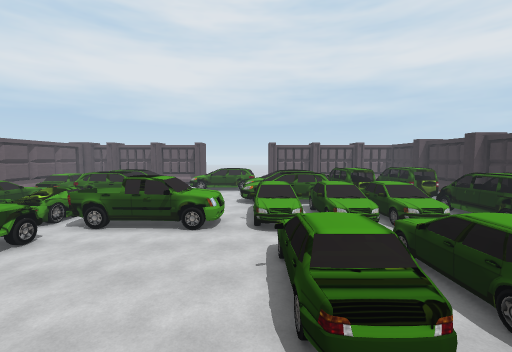
View 1 (above)

24 first-person views from a walk through a scene from a Unity 3-D project. The camera is 1.5 m above the floor, tilts 4° down and sees 90° across. The floor is counted in squares, 1 m on a side. Each view is taken from the middle of a square. On the plan, view 1 faces up. The plan holds only what a view shows up to about 13 squares ahead; the rest is blank. The place goes on beyond the plan. The player character is not drawn.

View 2
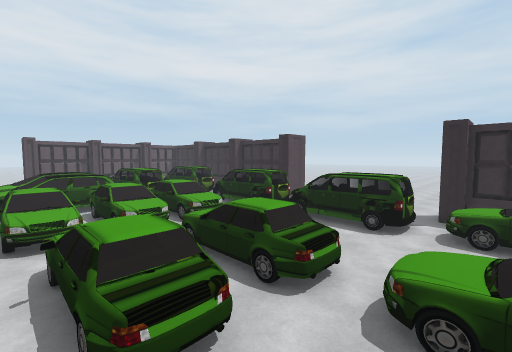

View 3
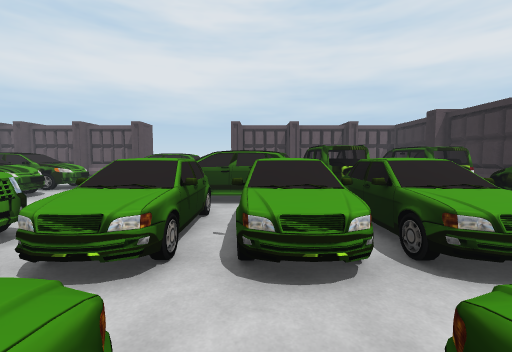

View 4
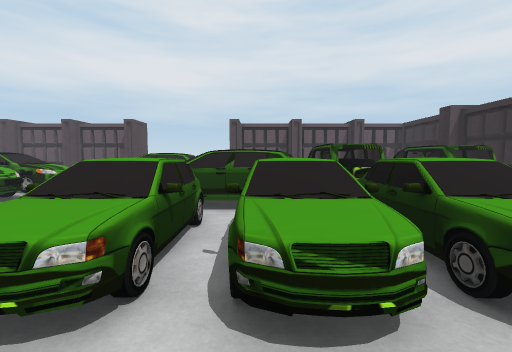

View 5
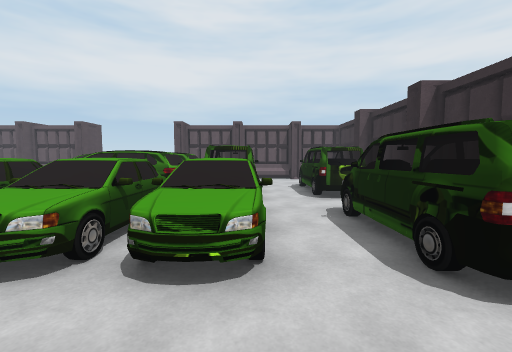

View 6
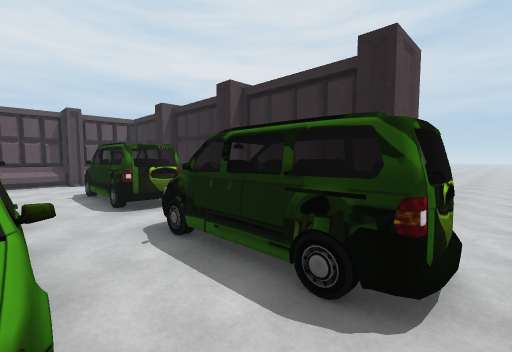

View 7
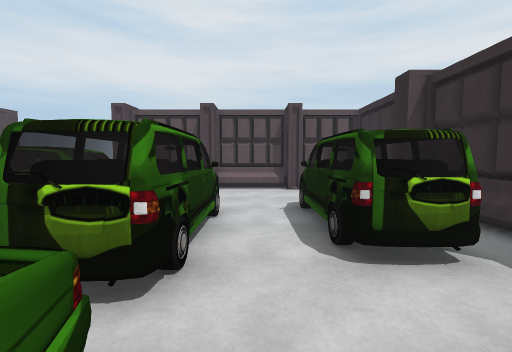

View 8
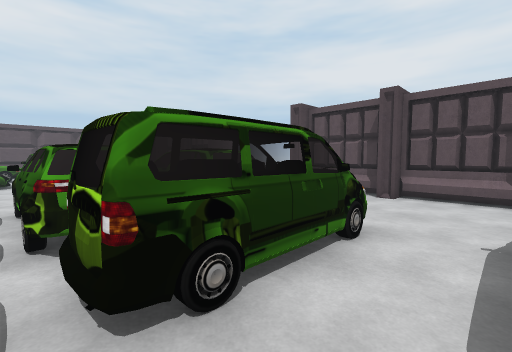

View 9
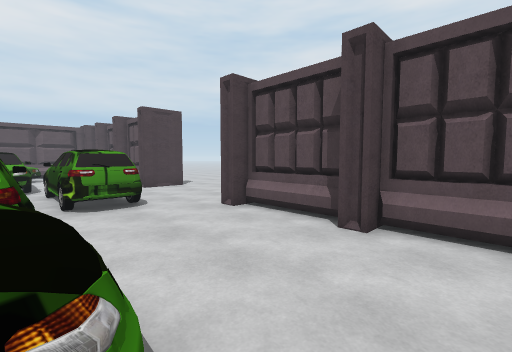

View 10
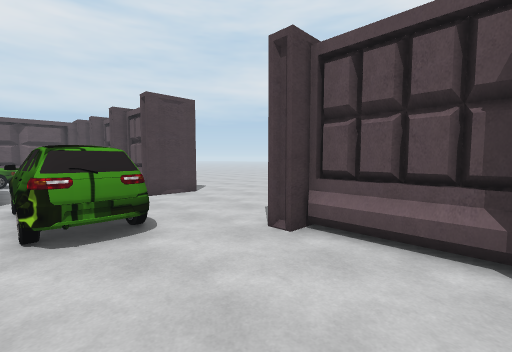

View 11
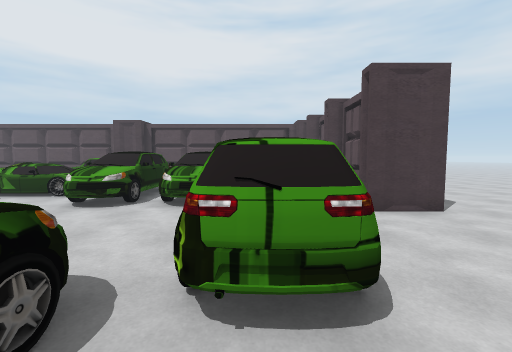

View 12
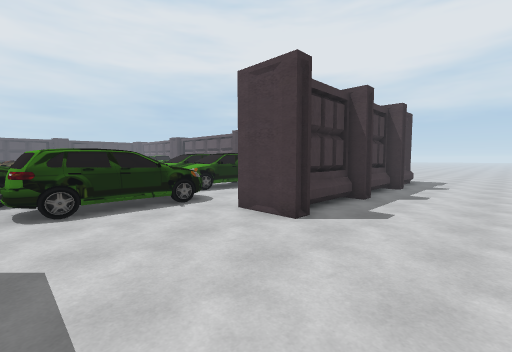

View 13
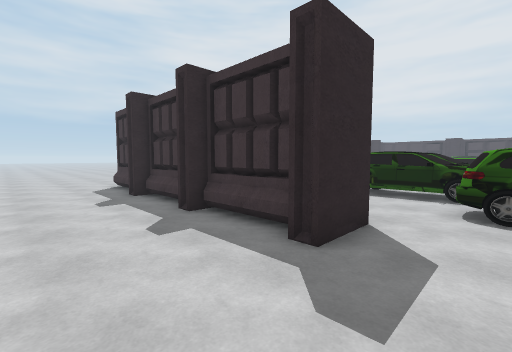

View 14
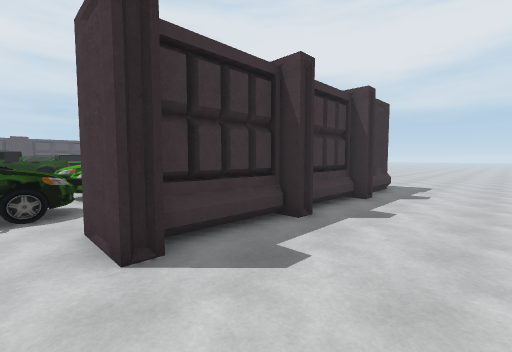

View 15
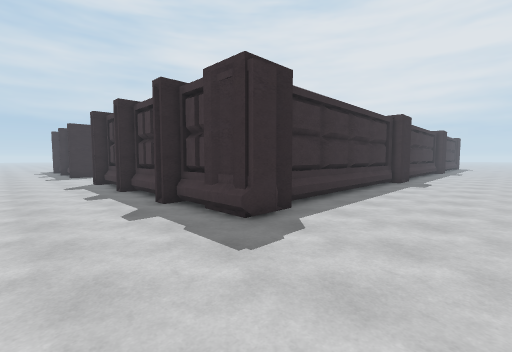

View 16
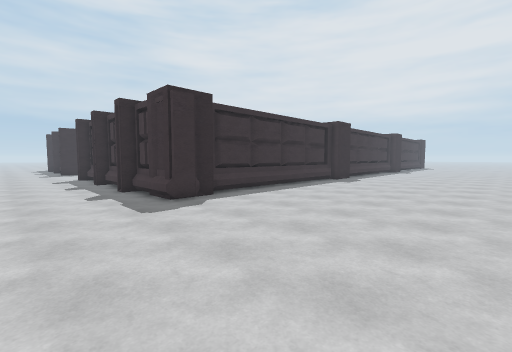

View 17
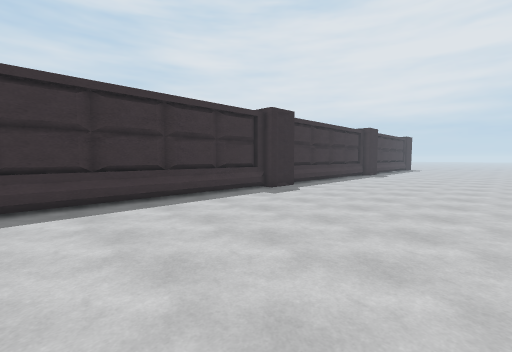

View 18
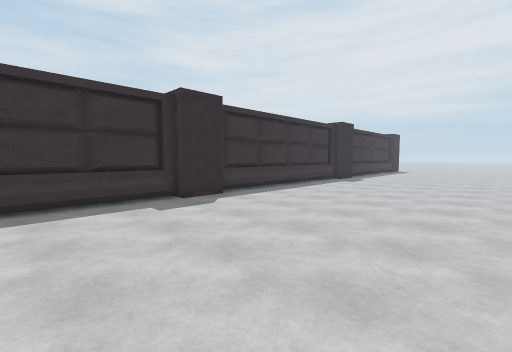

View 19
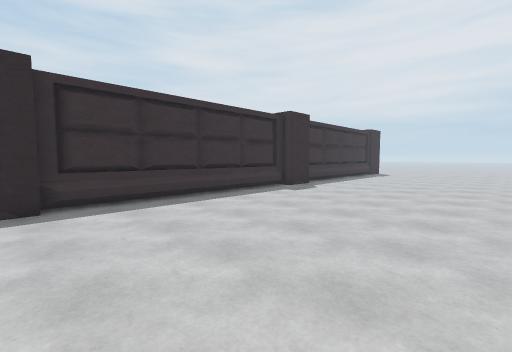

View 20
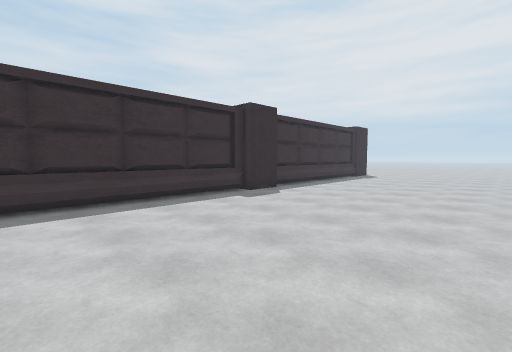

View 21
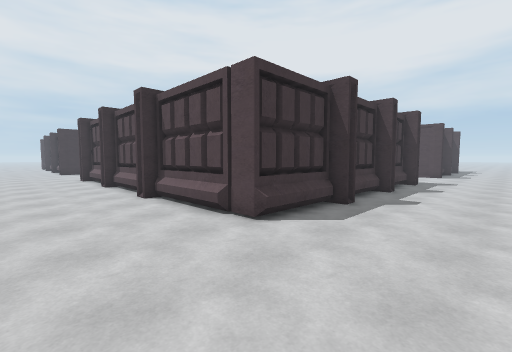

View 22
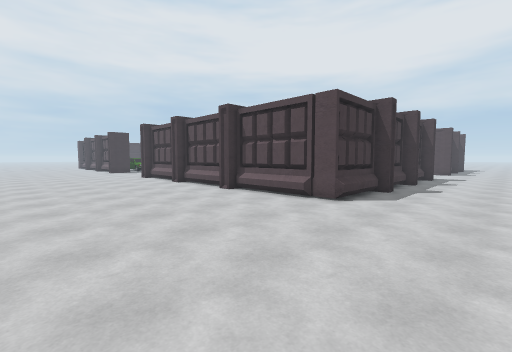

View 23
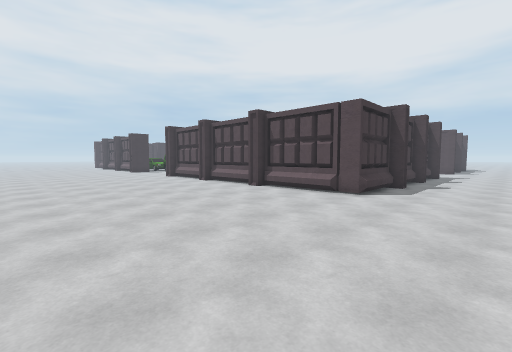

View 24
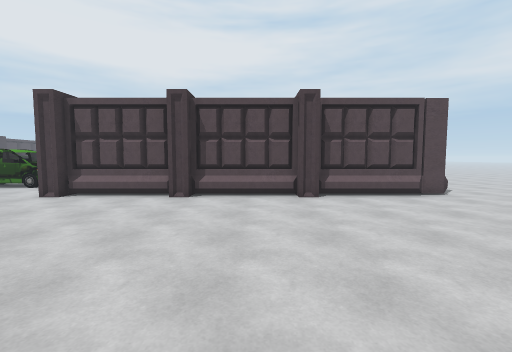

### Floor plan
Key: @ floor where view 1 was taken; # wall or solid block; . floor; ^ raised ledge; C car; B box; O other object.
Columns run from 26 left of view 1 to 24 right of it. Each row starts with its distance up from view 1.
 30 . ............................................... .
 29  .................................................
 28 ...................................................
 27 ...................................................
 26 .........BBB#BBB#BBBB#.....##BBB#BBB#BBB...........
 25 .........B BBBBBBBBBB#.....#BBBBBBBB#BBBB..........
 24 .........#      ##  B#.....B#........  ##..........
 23 .........#          .................  ##..........
 22 .........#         ..OOOOOO..........  ##..........
 21 .........##       ...OOOOOO.........   ##..........
 20 .........##  OO  OOOO OOOO.........O   ##..........
 19 .........##     OOOOO....OOOOOO OO.OOO ##..........
 18 .........##     OOOOO.... OOOOOOOO.OOO ##..........
 17 .........##     OOOOO...  OOOOOOOO.OOO.##..........
 16 .........##     OOOOO..   OOOOOOOO.OOO.##..........
 15 .........##     OOOOO.    OOOOOOOO.....##..........
 14 .........##      CC.......  O  . ..... ##..........
 13 .........#    O  CC..    .O OOOOOO.OO  ##..... ....
 12 .........#    O CCC.    ..OOOOOOOO.OOO ##....
 11 .........##     CCCOO OOOOOOOOOOOO.OOO ##...
 10 .........##     CCCOOOOOOOOOOOOOOO.OOO ##..    ...
  9 .........##       .OOOOOO.OOOOO.OO.OOO ............
  8 .........##       ^^...............................
  7 .........##        ^.......OO.OO   OOO..
  6 .........##         .......O .OO . OOO.
  5 .........##         .......OO OO   OOO
  4 .........##          ......OO.OO ..OOO
  3 .........##           .....OO.OO...OOO..
  2 .........##                 ...........#
  1 .........##                  .OO   .OO #
  0 .........#                @   OOO  OOO #

Where each view was taken, in squares from view 1:
view 1: 0 up, 0 right, facing up
view 2: 0 up, 0 right, facing up-right
view 3: 6 up, 3 right, facing up
view 4: 7 up, 3 right, facing up
view 5: 6 up, 7 right, facing up
view 6: 8 up, 7 right, facing up-right
view 7: 12 up, 8 right, facing up
view 8: 14 up, 9 right, facing up-left
view 9: 19 up, 8 right, facing up-left
view 10: 20 up, 5 right, facing up-left
view 11: 21 up, 2 right, facing left
view 12: 30 up, 0 right, facing down-left
view 13: 30 up, 1 left, facing down-right
view 14: 30 up, 4 left, facing down-left
view 15: 30 up, 22 left, facing down-right
view 16: 30 up, 26 left, facing down-right
view 17: 23 up, 26 left, facing down-right
view 18: 18 up, 26 left, facing down-right
view 19: 12 up, 26 left, facing down-right
view 20: 9 up, 26 left, facing down-right
view 21: 30 up, 18 right, facing down-left
view 22: 30 up, 22 right, facing down-left
view 23: 30 up, 24 right, facing down-left
view 24: 18 up, 24 right, facing left
